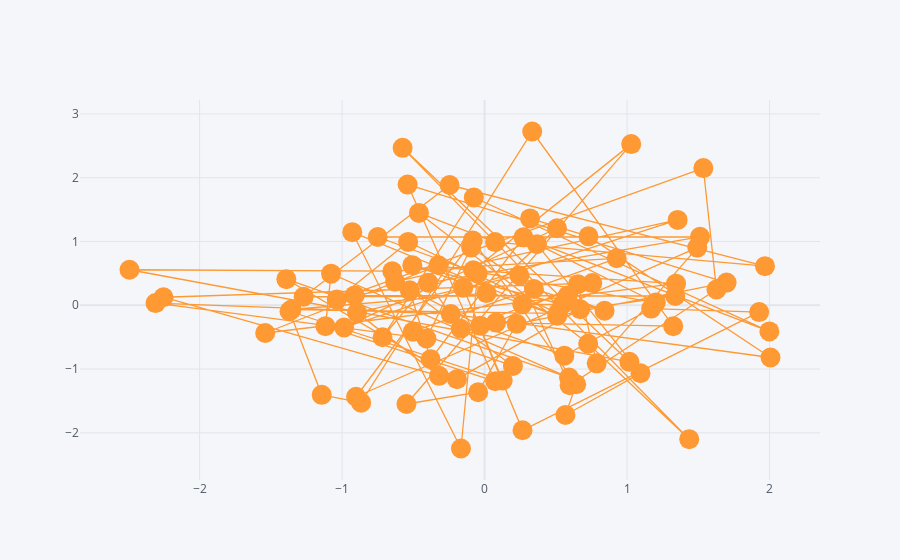

Notebook code for this chart:
### Markdown cell above
### Scatter plot
 * 두값의 상관관계를 분석할때

### Code cell
df.iplot(kind='scatter', x='A', y="B", mode='lines+markers', size=20)
